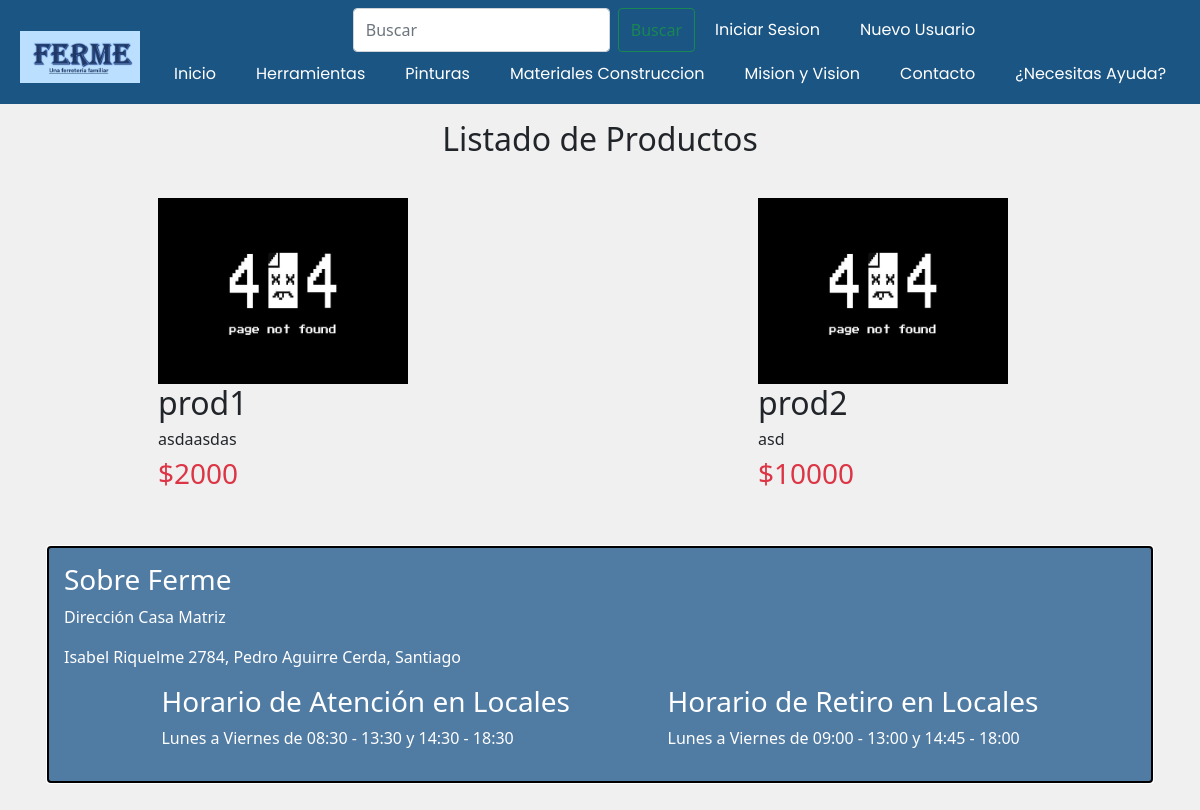
/buscar/, run on an earlier commit of the app's database.
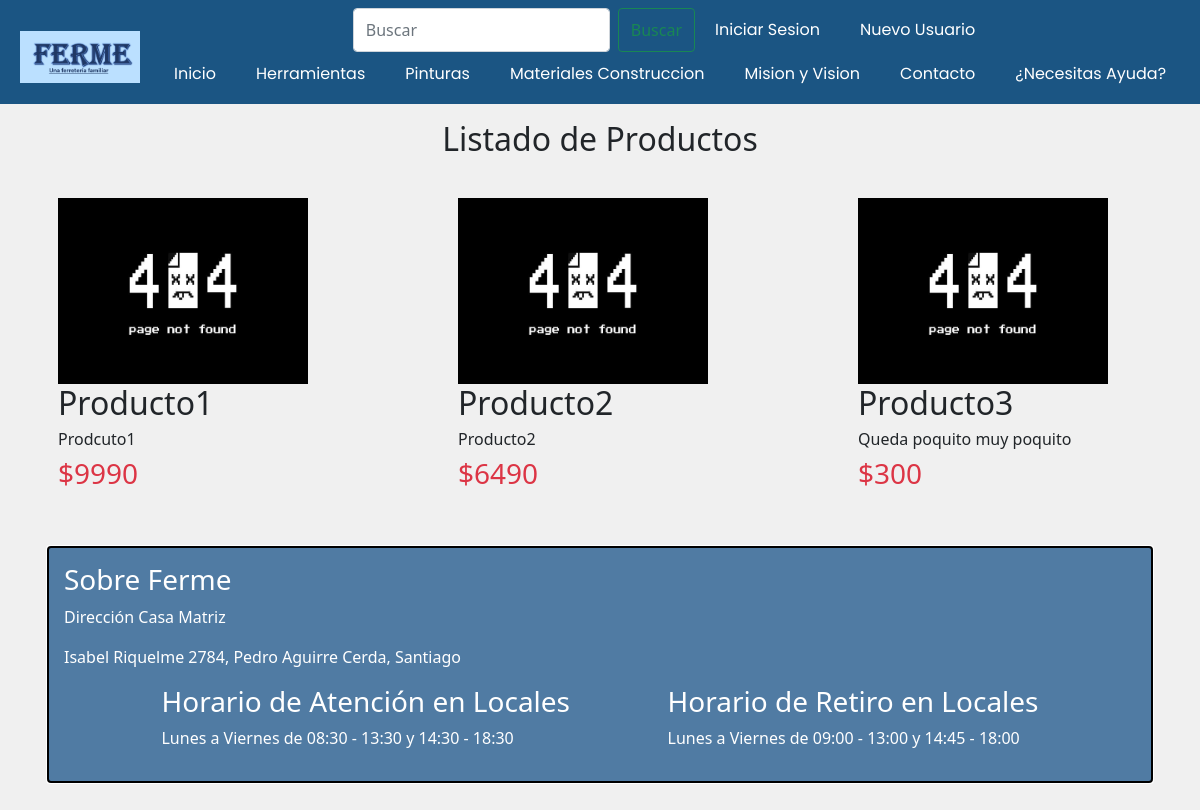
And on a later commit of the database.
### WebPage/models.py (models this page shows, shortened)
class Producto(models.Model):
    idProducto = models.CharField(max_length = 17, primary_key = True)
    nombre = models.CharField(max_length = 30)
    descripcion = models.CharField(max_length = 200)
    precio = models.IntegerField()
    stock = models.IntegerField()
    stockCrit = models.IntegerField()
    imagen = models.ImageField(upload_to='productos', default='not_found.jpg')
    fVenc = models.DateField(auto_now=False, auto_now_add=False, null=True)
    idFamProducto = models.ForeignKey(FamiliaProducto, on_delete=models.CASCADE)
    idTipoProducto = models.ForeignKey(TipoProducto, on_delete=models.CASCADE)
    idProveedor = models.ForeignKey(Proveedor, on_delete=models.CASCADE)

### WebPage/views.py (the view)
# urls.py: path('buscar/', ResultadosBusqueda.as_view(), name='BUSCAR'),
class ResultadosBusqueda(ListView):
    model = Producto
    template_name = 'resultados.html'
    context_object_name = 'productos'
    def get_queryset(self): # Busqueda
        q = self.request.GET.get('q')
        lista = Producto.objects.all()
        if q:
            lista = Producto.objects.filter(Q(nombre__icontains =q) | Q(descripcion__icontains=q))
        return lista

### WebPage/templates/resultados.html (shortened to what this page needs)
{% extends "Template.html" %}
{% load static %}
{% block estilos %}
    <link rel="stylesheet" href="{% static 'css/index.css' %}">
{% endblock estilos %}
{% block contenido %}
<h2 class="text-center mt-3">Listado de Productos</h2>
<br>
<div class="d-flex flex-wrap col-12 row justify-content-around align-items-center">
{% for item in object_list %}
        <div class="col-3 ms-3">
            <div>
                <a href="/item/{{item.idProducto}}">
                    <div class="col-5" style="height: fit-content; width: fit-content;">
                        <img src={{item.imagen.url}}  class="img-fluid"  width="250px" height="250px">
                    </div>
                </a>
                <h2>{{item.nombre}}</h2>
                <div>
                    <h6 >{{item.descripcion}}</h6>
                </div>
                <h3 class="text-danger">${{item.precio}}</h3>
            </div>
        </div>
{%endfor%}
</div>
{% endblock contenido%}

What changed in the data, as far as the page shows it:
removed Producto: imagen (picture), nombre "prod1", descripcion "asdaasdas", precio "2000"
removed Producto: imagen (picture), nombre "prod2", descripcion "asd", precio "10000"
added Producto: imagen (picture), nombre "Producto1", descripcion "Prodcuto1", precio "9990"
added Producto: imagen (picture), nombre "Producto2", descripcion "Producto2", precio "6490"
added Producto: imagen (picture), nombre "Producto3", descripcion "Queda poquito muy poquito", precio "300"
